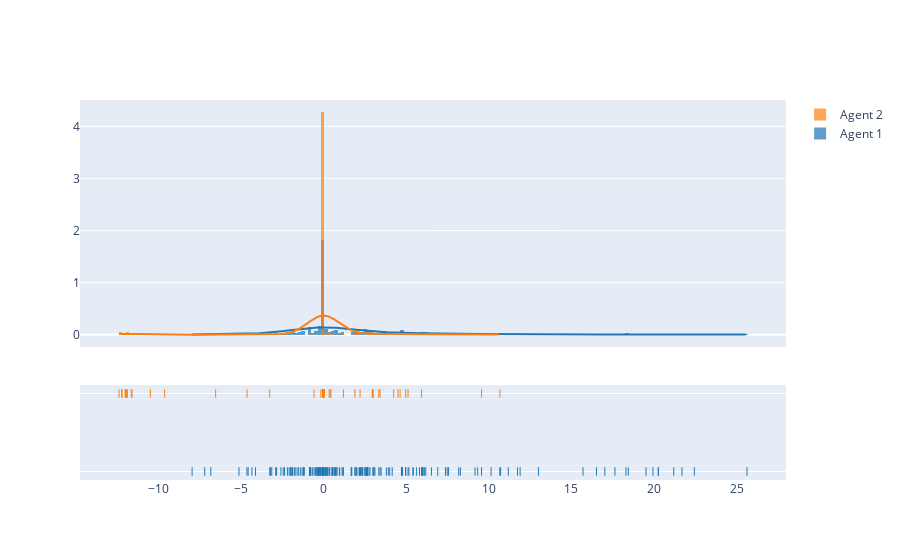

Here is the notebook cell this chart was saved with:
### Code cell
import plotly.figure_factory as ff

dd1 = dd[dd["agentId"] == 1]
dd2 = dd[dd["agentId"] == 2]


# Group data together
hist_data = [dd1["pnl"], dd2["pnl"]]

group_labels = ['Agent 1', 'Agent 2']

# Create distplot with custom bin_size
fig = ff.create_distplot(hist_data, group_labels, bin_size=.2)
fig.show()

### Figure 1 — Plotly figure (JSON) as saved in the notebook; plotly's stock layout.template omitted (floating-point values rounded to 4 significant figures; data arrays with more than 128 entries replaced by an {"elided": "..."} marker saying what was removed)
{"data": [{"autobinx": false, "histnorm": "probability density", "legendgroup": "Agent 1", "marker": {"color": "rgb(31, 119, 180)"}, "name": "Agent 1", "opacity": 0.7, "type": "histogram", "x": {"elided": "253 float values"}, "xaxis": "x", "xbins": {"end": 25.62, "size": 0.2, "start": -7.942}, "yaxis": "y"}, {"autobinx": false, "histnorm": "probability density", "legendgroup": "Agent 2", "marker": {"color": "rgb(255, 127, 14)"}, "name": "Agent 2", "opacity": 0.7, "type": "histogram", "x": {"elided": "253 float values"}, "xaxis": "x", "xbins": {"end": 10.68, "size": 0.2, "start": -12.36}, "yaxis": "y"}, {"legendgroup": "Agent 1", "marker": {"color": "rgb(31, 119, 180)"}, "mode": "lines", "name": "Agent 1", "showlegend": false, "type": "scatter", "x": {"elided": "500 float values"}, "xaxis": "x", "y": {"elided": "500 float values"}, "yaxis": "y"}, {"legendgroup": "Agent 2", "marker": {"color": "rgb(255, 127, 14)"}, "mode": "lines", "name": "Agent 2", "showlegend": false, "type": "scatter", "x": {"elided": "500 float values"}, "xaxis": "x", "y": {"elided": "500 float values"}, "yaxis": "y"}, {"legendgroup": "Agent 1", "marker": {"color": "rgb(31, 119, 180)", "symbol": "line-ns-open"}, "mode": "markers", "name": "Agent 1", "showlegend": false, "type": "scatter", "x": {"elided": "253 float values"}, "xaxis": "x", "y": {"elided": "253 str values"}, "yaxis": "y2"}, {"legendgroup": "Agent 2", "marker": {"color": "rgb(255, 127, 14)", "symbol": "line-ns-open"}, "mode": "markers", "name": "Agent 2", "showlegend": false, "type": "scatter", "x": {"elided": "253 float values"}, "xaxis": "x", "y": {"elided": "253 str values"}, "yaxis": "y2"}], "layout": {"barmode": "overlay", "hovermode": "closest", "legend": {"traceorder": "reversed"}, "xaxis": {"anchor": "y2", "domain": [0, 1], "zeroline": false}, "yaxis": {"anchor": "free", "domain": [0.35, 1], "position": 0}, "yaxis2": {"anchor": "x", "domain": [0, 0.25], "dtick": 1, "showticklabels": false}}}
